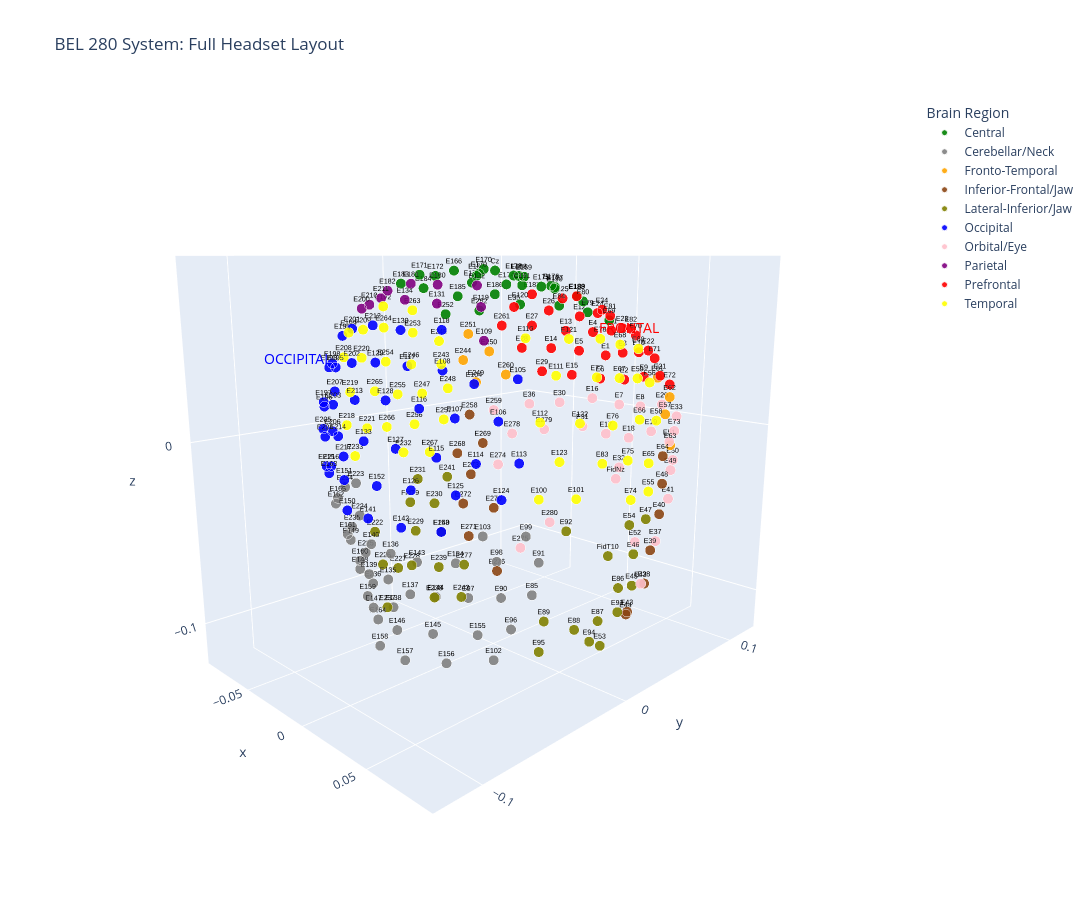

This figure's notebook cell:
### Code cell
# Visualize the full headset
plot_headset_3d(map_df)

### Figure 1 — Plotly figure (JSON) as saved in the notebook; plotly's stock layout.template omitted (floating-point values rounded to 4 significant figures)
{"data": [{"customdata": ["Central", "Central", "Central", "Central", "Central", "Central", "Central", "Central", "Central", "Central", "Central", "Central", "Central", "Central", "Central", "Central", "Central", "Central", "Central", "Central", "Central", "Central", "Central", "Central", "Central", "Central", "Central", "Central", "Central"], "hovertemplate": "<b>%{text}</b><br>Region: %{customdata}<extra></extra>", "marker": {"color": "#008000", "line": {"color": "White", "width": 1}, "opacity": 0.9, "size": 6}, "mode": "markers+text", "name": "Central", "text": ["E69", "E79", "E80", "E84", "E120", "E166", "E167", "E168", "E169", "E170", "E171", "E172", "E173", "E174", "E175", "E176", "E177", "E178", "E179", "E183", "E184", "E185", "E186", "E189", "E190", "E191", "E252", "E262", "Cz"], "textfont": {"color": "black", "family": "Arial", "size": 7}, "type": "scatter3d", "x": [0.05616, 0.05916, 0.04316, 0.05916, 0.05216, -0.01284, -0.01684, 0.001162, 0.01516, 0.007162, -0.02384, -0.03084, -0.02884, -0.01584, 0.001162, 0.01716, 0.03116, 0.02416, 0.01716, -0.04284, -0.04784, -0.04384, -0.03084, 0.03016, 0.04316, 0.04116, -0.05884, -0.04684, 0.000162], "y": [0.02616, 0.005162, 0.02116, -0.01584, -0.03484, -0.01584, 0.004162, 0.01816, 0.007162, -0.01384, -0.02984, -0.01284, 0.01216, 0.02616, 0.03616, 0.02616, 0.01316, -0.009838, -0.02684, -0.02684, -0.006838, 0.01516, 0.03216, 0.03216, -0.000838, -0.02184, 0.01916, 0.03516, 0.001162], "z": [0.06207, 0.06707, 0.07107, 0.07107, 0.07207, 0.08607, 0.08307, 0.08307, 0.08307, 0.08707, 0.08407, 0.08307, 0.07907, 0.07807, 0.07707, 0.07807, 0.07807, 0.08407, 0.08507, 0.07907, 0.07607, 0.07107, 0.07207, 0.07307, 0.07807, 0.08007, 0.06007, 0.06207, 0.08607]}, {"customdata": ["Cerebellar/Neck", "Cerebellar/Neck", "Cerebellar/Neck", "Cerebellar/Neck", "Cerebellar/Neck", "Cerebellar/Neck", "Cerebellar/Neck", "Cerebellar/Neck", "Cerebellar/Neck", "Cerebellar/Neck", "Cerebellar/Neck", "Cerebellar/Neck", "Cerebellar/Neck", "Cerebellar/Neck", "Cerebellar/Neck", "Cerebellar/Neck", "Cerebellar/Neck", "Cerebellar/Neck", "Cerebellar/Neck", "Cerebellar/Neck", "Cerebellar/Neck", "Cerebellar/Neck", "Cerebellar/Neck", "Cerebellar/Neck", "Cerebellar/Neck", "Cerebellar/Neck", "Cerebellar/Neck", "Cerebellar/Neck", "Cerebellar/Neck", "Cerebellar/Neck", "Cerebellar/Neck", "Cerebellar/Neck", "Cerebellar/Neck", "Cerebellar/Neck", "Cerebellar/Neck", "Cerebellar/Neck", "Cerebellar/Neck", "Cerebellar/Neck", "Cerebellar/Neck"], "hovertemplate": "<b>%{text}</b><br>Region: %{customdata}<extra></extra>", "marker": {"color": "#808080", "line": {"color": "White", "width": 1}, "opacity": 0.9, "size": 6}, "mode": "markers+text", "name": "Cerebellar/Neck", "text": ["E85", "E90", "E91", "E96", "E97", "E98", "E99", "E102", "E103", "E135", "E136", "E137", "E138", "E139", "E140", "E143", "E144", "E145", "E146", "E147", "E148", "E149", "E154", "E155", "E156", "E157", "E158", "E159", "E160", "E161", "E162", "E164", "E165", "E223", "E224", "E225", "E234", "E235", "E236"], "textfont": {"color": "black", "family": "Arial", "size": 7}, "type": "scatter3d", "x": [0.06316, 0.05516, 0.06816, 0.05416, 0.04416, 0.05716, 0.06816, 0.04716, 0.05616, 0.002162, 0.01116, 0.01916, 0.003162, -0.01484, -0.006838, 0.02716, 0.03216, 0.02616, 0.003162, -0.01884, -0.03084, -0.02684, 0.04316, 0.04416, 0.03016, 0.005162, -0.02084, -0.03584, -0.04584, -0.04084, -0.03884, -0.04184, -0.05284, -0.07484, -0.06684, -0.05684, -0.06584, -0.05484, -0.05084], "y": [-0.03684, -0.04984, -0.03784, -0.04184, -0.06084, -0.05484, -0.04684, -0.04684, -0.06284, -0.07584, -0.08084, -0.07584, -0.07384, -0.07484, -0.07884, -0.07784, -0.07084, -0.06784, -0.07184, -0.06984, -0.06884, -0.07684, -0.06784, -0.05484, -0.06284, -0.06884, -0.06484, -0.06084, -0.05784, -0.06884, -0.07684, -0.04984, -0.06584, -0.03784, -0.04184, -0.04584, -0.05184, -0.05584, -0.04584], "z": [-0.06493, -0.06493, -0.04693, -0.08393, -0.06493, -0.04493, -0.03193, -0.1009, -0.03093, -0.06293, -0.04593, -0.06593, -0.07793, -0.06493, -0.04593, -0.04693, -0.06493, -0.08693, -0.09093, -0.08593, -0.06793, -0.04893, -0.04593, -0.08593, -0.1029, -0.1079, -0.1099, -0.08693, -0.06993, -0.05093, -0.03193, -0.1059, -0.03393, -0.03493, -0.05193, -0.07093, -0.03293, -0.05293, -0.08793]}, {"customdata": ["Fronto-Temporal", "Fronto-Temporal", "Fronto-Temporal", "Fronto-Temporal", "Fronto-Temporal", "Fronto-Temporal", "Fronto-Temporal", "Fronto-Temporal", "Fronto-Temporal"], "hovertemplate": "<b>%{text}</b><br>Region: %{customdata}<extra></extra>", "marker": {"color": "#FFA500", "line": {"color": "White", "width": 1}, "opacity": 0.9, "size": 6}, "mode": "markers+text", "name": "Fronto-Temporal", "text": ["E57", "E61", "E62", "E63", "E244", "E249", "E250", "E251", "E260"], "textfont": {"color": "black", "family": "Arial", "size": 7}, "type": "scatter3d", "x": [0.07716, 0.07016, 0.06816, 0.07516, -0.07084, -0.07084, -0.06184, -0.06184, -0.06184], "y": [0.04816, 0.05016, 0.06516, 0.05716, 0.04416, 0.05516, 0.05816, 0.04016, 0.07316], "z": [0.01407, 0.03207, 0.02007, -0.003926, 0.03007, 0.01507, 0.03507, 0.04707, 0.01907]}, {"customdata": ["Inferior-Frontal/Jaw", "Inferior-Frontal/Jaw", "Inferior-Frontal/Jaw", "Inferior-Frontal/Jaw", "Inferior-Frontal/Jaw", "Inferior-Frontal/Jaw", "Inferior-Frontal/Jaw", "Inferior-Frontal/Jaw", "Inferior-Frontal/Jaw", "Inferior-Frontal/Jaw", "Inferior-Frontal/Jaw", "Inferior-Frontal/Jaw", "Inferior-Frontal/Jaw", "Inferior-Frontal/Jaw", "Inferior-Frontal/Jaw"], "hovertemplate": "<b>%{text}</b><br>Region: %{customdata}<extra></extra>", "marker": {"color": "#8B4513", "line": {"color": "White", "width": 1}, "opacity": 0.9, "size": 6}, "mode": "markers+text", "name": "Inferior-Frontal/Jaw", "text": ["E38", "E39", "E40", "E43", "E44", "E48", "E64", "E258", "E268", "E269", "E270", "E271", "E272", "E273", "E276"], "textfont": {"color": "black", "family": "Arial", "size": 7}, "type": "scatter3d", "x": [0.06716, 0.07016, 0.07216, 0.05216, 0.06216, 0.07716, 0.08216, -0.07384, -0.07484, -0.06884, -0.06184, -0.06584, -0.07084, -0.07184, -0.05084], "y": [0.05016, 0.05016, 0.05416, 0.05616, 0.04116, 0.04816, 0.04016, 0.05216, 0.04216, 0.05916, 0.06216, 0.04316, 0.04316, 0.05116, 0.05416], "z": [-0.08193, -0.06193, -0.04193, -0.1049, -0.09893, -0.02293, -0.005926, -0.005926, -0.02993, -0.02493, -0.06793, -0.08393, -0.06293, -0.04493, -0.1069]}, {"customdata": ["Lateral-Inferior/Jaw", "Lateral-Inferior/Jaw", "Lateral-Inferior/Jaw", "Lateral-Inferior/Jaw", "Lateral-Inferior/Jaw", "Lateral-Inferior/Jaw", "Lateral-Inferior/Jaw", "Lateral-Inferior/Jaw", "Lateral-Inferior/Jaw", "Lateral-Inferior/Jaw", "Lateral-Inferior/Jaw", "Lateral-Inferior/Jaw", "Lateral-Inferior/Jaw", "Lateral-Inferior/Jaw", "Lateral-Inferior/Jaw", "Lateral-Inferior/Jaw", "Lateral-Inferior/Jaw", "Lateral-Inferior/Jaw", "Lateral-Inferior/Jaw", "Lateral-Inferior/Jaw", "Lateral-Inferior/Jaw", "Lateral-Inferior/Jaw", "Lateral-Inferior/Jaw", "Lateral-Inferior/Jaw", "Lateral-Inferior/Jaw", "Lateral-Inferior/Jaw", "Lateral-Inferior/Jaw", "Lateral-Inferior/Jaw", "Lateral-Inferior/Jaw"], "hovertemplate": "<b>%{text}</b><br>Region: %{customdata}<extra></extra>", "marker": {"color": "#808000", "line": {"color": "White", "width": 1}, "opacity": 0.9, "size": 6}, "mode": "markers+text", "name": "Lateral-Inferior/Jaw", "text": ["FidT9", "FidT10", "E45", "E46", "E47", "E53", "E54", "E86", "E87", "E88", "E89", "E92", "E93", "E94", "E95", "E222", "E226", "E227", "E228", "E229", "E230", "E231", "E237", "E238", "E239", "E240", "E241", "E242", "E277"], "textfont": {"color": "black", "family": "Arial", "size": 7}, "type": "scatter3d", "x": [-0.07584, 0.07516, 0.07316, 0.07416, 0.07616, 0.05716, 0.07816, 0.07616, 0.07216, 0.06916, 0.06216, 0.07616, 0.06816, 0.06316, 0.05816, -0.06884, -0.06084, -0.06684, -0.07084, -0.07484, -0.07384, -0.07784, -0.05384, -0.05684, -0.06484, -0.07084, -0.07484, -0.05284, -0.06084], "y": [0.003162, 0.006162, 0.03016, 0.02916, 0.03616, 0.02516, 0.01916, 0.01416, 0.003162, -0.01184, -0.02684, -0.02784, 0.02516, 0.008162, -0.02584, -0.02984, -0.03084, -0.01484, -0.000838, 0.006162, 0.02116, 0.01116, -0.03384, 0.005162, 0.01616, 0.02416, 0.03316, 0.02416, 0.03416], "z": [-0.05493, -0.05293, -0.07593, -0.05793, -0.03993, -0.1139, -0.03893, -0.07193, -0.08793, -0.08893, -0.08193, -0.03193, -0.09093, -0.1039, -0.09993, -0.06493, -0.08293, -0.09093, -0.09393, -0.07393, -0.05893, -0.04193, -0.1069, -0.1129, -0.09793, -0.07793, -0.04393, -0.1169, -0.09993]}, {"customdata": ["Occipital", "Occipital", "Occipital", "Occipital", "Occipital", "Occipital", "Occipital", "Occipital", "Occipital", "Occipital", "Occipital", "Occipital", "Occipital", "Occipital", "Occipital", "Occipital", "Occipital", "Occipital", "Occipital", "Occipital", "Occipital", "Occipital", "Occipital", "Occipital", "Occipital", "Occipital", "Occipital", "Occipital", "Occipital", "Occipital", "Occipital", "Occipital", "Occipital", "Occipital", "Occipital", "Occipital", "Occipital", "Occipital", "Occipital", "Occipital", "Occipital", "Occipital", "Occipital", "Occipital", "Occipital"], "hovertemplate": "<b>%{text}</b><br>Region: %{customdata}<extra></extra>", "marker": {"color": "#0000FF", "line": {"color": "White", "width": 1}, "opacity": 0.9, "size": 6}, "mode": "markers+text", "name": "Occipital", "text": ["E104", "E105", "E106", "E107", "E108", "E113", "E114", "E115", "E116", "E117", "E118", "E124", "E125", "E126", "E127", "E128", "E129", "E130", "E133", "E141", "E142", "E150", "E151", "E152", "E153", "E163", "E193", "E194", "E195", "E196", "E197", "E198", "E201", "E202", "E203", "E204", "E205", "E206", "E207", "E212", "E213", "E214", "E215", "E216", "E217"], "textfont": {"color": "black", "family": "Arial", "size": 7}, "type": "scatter3d", "x": [0.05416, 0.06716, 0.06416, 0.04916, 0.03916, 0.07016, 0.05716, 0.04216, 0.03216, 0.02216, 0.03116, 0.06416, 0.04916, 0.03116, 0.02216, 0.01316, 0.001162, 0.009162, 0.002162, 0.002162, 0.02216, -0.01884, -0.01184, 0.01116, 0.04016, -0.03184, -0.05284, -0.04984, -0.03684, -0.04684, -0.06384, -0.06584, -0.03284, -0.01884, -0.02884, -0.03984, -0.05784, -0.06984, -0.07484, -0.01184, -0.007838, -0.01984, -0.04884, -0.06084, -0.07184], "y": [-0.06584, -0.05184, -0.06084, -0.07284, -0.07084, -0.05384, -0.06784, -0.07784, -0.07884, -0.07684, -0.06384, -0.05884, -0.07284, -0.08384, -0.08484, -0.08284, -0.07884, -0.06984, -0.08784, -0.08684, -0.08284, -0.08384, -0.08984, -0.08784, -0.07384, -0.08484, -0.06784, -0.06084, -0.07484, -0.07584, -0.06484, -0.05684, -0.06684, -0.07784, -0.08284, -0.08084, -0.06984, -0.05584, -0.04984, -0.06984, -0.08484, -0.08684, -0.07484, -0.06384, -0.04784], "z": [0.03907, 0.04107, 0.02307, 0.02407, 0.04407, 0.004074, 0.004074, 0.006074, 0.02707, 0.04507, 0.06107, -0.01293, -0.01093, -0.009926, 0.008074, 0.02907, 0.04507, 0.06007, 0.009074, -0.02893, -0.02993, -0.02993, -0.01193, -0.01093, -0.02993, -0.01293, 0.03707, 0.05307, 0.03907, 0.01807, 0.01707, 0.03707, 0.05807, 0.04307, 0.02207, 0.004074, 0.004074, -0.0009261, 0.02007, 0.06107, 0.02707, 0.008074, -0.01393, -0.01793, -0.01693]}, {"customdata": ["Orbital/Eye", "Orbital/Eye", "Orbital/Eye", "Orbital/Eye", "Orbital/Eye", "Orbital/Eye", "Orbital/Eye", "Orbital/Eye", "Orbital/Eye", "Orbital/Eye", "Orbital/Eye", "Orbital/Eye", "Orbital/Eye", "Orbital/Eye", "Orbital/Eye", "Orbital/Eye", "Orbital/Eye", "Orbital/Eye", "Orbital/Eye", "Orbital/Eye", "Orbital/Eye", "Orbital/Eye", "Orbital/Eye", "Orbital/Eye", "Orbital/Eye", "Orbital/Eye", "Orbital/Eye"], "hovertemplate": "<b>%{text}</b><br>Region: %{customdata}<extra></extra>", "marker": {"color": "#FFC0CB", "line": {"color": "White", "width": 1}, "opacity": 0.9, "size": 6}, "mode": "markers+text", "name": "Orbital/Eye", "text": ["FidNz", "E7", "E8", "E16", "E17", "E18", "E19", "E20", "E30", "E31", "E32", "E33", "E36", "E37", "E41", "E42", "E49", "E50", "E51", "E52", "E73", "E259", "E274", "E275", "E278", "E279", "E280"], "textfont": {"color": "black", "family": "Arial", "size": 7}, "type": "scatter3d", "x": [0.002162, -0.000838, 0.01616, -0.02084, -0.009838, 0.008162, 0.02616, 0.03516, -0.04084, -0.02684, 0.002162, 0.05416, -0.05484, 0.06316, 0.06616, 0.04816, 0.07016, 0.06216, 0.04616, 0.03516, 0.06616, -0.06684, -0.06384, -0.04784, -0.05984, -0.04784, -0.03384], "y": [0.1082, 0.1132, 0.1122, 0.1112, 0.1122, 0.1122, 0.1102, 0.1072, 0.1022, 0.1092, 0.1112, 0.09416, 0.08816, 0.06516, 0.07116, 0.07416, 0.06616, 0.08016, 0.1002, 0.08516, 0.07416, 0.06716, 0.06816, 0.07316, 0.07716, 0.09516, 0.08616], "z": [-0.04493, 0.002074, 0.003074, 0.004074, -0.01793, -0.01793, -0.01093, 0.007074, 7.394e-05, -0.01493, -0.03793, 0.004074, -0.0009261, -0.06193, -0.03793, -0.09393, -0.01993, -0.01793, -0.01293, -0.07393, 7.394e-05, -0.003926, -0.03993, -0.09493, -0.01993, -0.01793, -0.07693]}, {"customdata": ["Parietal", "Parietal", "Parietal", "Parietal", "Parietal", "Parietal", "Parietal", "Parietal", "Parietal", "Parietal", "Parietal"], "hovertemplate": "<b>%{text}</b><br>Region: %{customdata}<extra></extra>", "marker": {"color": "#800080", "line": {"color": "White", "width": 1}, "opacity": 0.9, "size": 6}, "mode": "markers+text", "name": "Parietal", "text": ["E109", "E119", "E131", "E132", "E134", "E180", "E181", "E182", "E200", "E210", "E211"], "textfont": {"color": "black", "family": "Arial", "size": 7}, "type": "scatter3d", "x": [0.05116, 0.04116, 0.02016, 0.02816, -0.001838, 0.007162, -0.01284, -0.03284, -0.04184, -0.05384, -0.02284], "y": [-0.05684, -0.04884, -0.05684, -0.03884, -0.05784, -0.04484, -0.04484, -0.04384, -0.05384, -0.03984, -0.05584], "z": [0.05707, 0.07107, 0.07207, 0.08007, 0.07307, 0.08007, 0.08007, 0.07607, 0.06707, 0.06807, 0.07307]}, {"customdata": ["Prefrontal", "Prefrontal", "Prefrontal", "Prefrontal", "Prefrontal", "Prefrontal", "Prefrontal", "Prefrontal", "Prefrontal", "Prefrontal", "Prefrontal", "Prefrontal", "Prefrontal", "Prefrontal", "Prefrontal", "Prefrontal", "Prefrontal", "Prefrontal", "Prefrontal", "Prefrontal", "Prefrontal", "Prefrontal", "Prefrontal", "Prefrontal", "Prefrontal", "Prefrontal", "Prefrontal", "Prefrontal", "Prefrontal", "Prefrontal", "Prefrontal", "Prefrontal"], "hovertemplate": "<b>%{text}</b><br>Region: %{customdata}<extra></extra>", "marker": {"color": "#FF0000", "line": {"color": "White", "width": 1}, "opacity": 0.9, "size": 6}, "mode": "markers+text", "name": "Prefrontal", "text": ["E1", "E2", "E3", "E4", "E5", "E6", "E9", "E10", "E11", "E12", "E13", "E14", "E15", "E21", "E22", "E23", "E24", "E25", "E26", "E27", "E28", "E29", "E34", "E35", "E70", "E71", "E72", "E81", "E82", "E187", "E188", "E261"], "textfont": {"color": "black", "family": "Arial", "size": 7}, "type": "scatter3d", "x": [-0.001838, 0.006162, 0.01316, -0.001838, -0.01884, -0.01184, 0.02416, 0.02916, 0.01416, -0.000838, -0.01884, -0.03484, -0.03084, 0.04116, 0.04416, 0.03016, 0.01716, 0.001162, -0.01784, -0.03484, -0.04884, -0.04584, 0.03116, -0.03284, 0.05616, 0.05816, 0.05716, 0.04516, 0.04416, -0.01584, 0.01816, -0.04784], "y": [0.09916, 0.1082, 0.09616, 0.08616, 0.09416, 0.1072, 0.1032, 0.09016, 0.08316, 0.07216, 0.08116, 0.08616, 0.1022, 0.09516, 0.07816, 0.07216, 0.06616, 0.05416, 0.06416, 0.06816, 0.07416, 0.09016, 0.05216, 0.05016, 0.04916, 0.06416, 0.08116, 0.04116, 0.06116, 0.04716, 0.04616, 0.05516], "z": [0.03407, 0.01907, 0.03707, 0.04907, 0.03607, 0.01807, 0.02307, 0.03907, 0.05107, 0.05907, 0.04907, 0.03707, 0.01907, 0.02607, 0.04207, 0.05407, 0.06207, 0.07007, 0.06207, 0.05207, 0.03707, 0.02107, 0.06507, 0.06407, 0.05307, 0.04007, 0.02407, 0.06307, 0.05507, 0.07207, 0.07207, 0.05207]}, {"customdata": ["Temporal", "Temporal", "Temporal", "Temporal", "Temporal", "Temporal", "Temporal", "Temporal", "Temporal", "Temporal", "Temporal", "Temporal", "Temporal", "Temporal", "Temporal", "Temporal", "Temporal", "Temporal", "Temporal", "Temporal", "Temporal", "Temporal", "Temporal", "Temporal", "Temporal", "Temporal", "Temporal", "Temporal", "Temporal", "Temporal", "Temporal", "Temporal", "Temporal", "Temporal", "Temporal", "Temporal", "Temporal", "Temporal", "Temporal", "Temporal", "Temporal", "Temporal", "Temporal", "Temporal", "Temporal", "Temporal", "Temporal", "Temporal"], "hovertemplate": "<b>%{text}</b><br>Region: %{customdata}<extra></extra>", "marker": {"color": "#FFFF00", "line": {"color": "White", "width": 1}, "opacity": 0.9, "size": 6}, "mode": "markers+text", "name": "Temporal", "text": ["E55", "E56", "E58", "E59", "E60", "E65", "E66", "E67", "E68", "E74", "E75", "E76", "E77", "E78", "E83", "E100", "E101", "E110", "E111", "E112", "E121", "E122", "E123", "E192", "E199", "E208", "E209", "E218", "E219", "E220", "E221", "E232", "E233", "E243", "E245", "E246", "E247", "E248", "E253", "E254", "E255", "E256", "E257", "E263", "E264", "E265", "E266", "E267"], "textfont": {"color": "black", "family": "Arial", "size": 7}, "type": "scatter3d", "x": [0.08116, 0.07716, 0.08416, 0.08116, 0.06816, 0.08616, 0.08616, 0.08316, 0.07316, 0.08416, 0.08816, 0.08616, 0.08316, 0.07516, 0.08616, 0.07316, 0.08016, 0.06316, 0.07616, 0.07516, 0.07216, 0.08216, 0.07816, -0.06384, -0.06384, -0.07784, -0.07384, -0.07884, -0.08284, -0.08284, -0.08384, -0.08384, -0.07884, -0.07684, -0.07184, -0.08284, -0.08384, -0.07884, -0.07484, -0.08484, -0.08684, -0.08584, -0.08084, -0.06384, -0.07684, -0.08584, -0.08684, -0.07984], "y": [0.03016, 0.03316, 0.03016, 0.01716, 0.03516, 0.02216, 0.01316, 0.000162, 0.01316, 0.01116, 0.002162, -0.007838, -0.01684, -0.004838, -0.01484, -0.04384, -0.02584, -0.04284, -0.03684, -0.04584, -0.02384, -0.02684, -0.03584, -0.02284, -0.04684, -0.04084, -0.02984, -0.03984, -0.03384, -0.02484, -0.02184, 0.005162, -0.03484, 0.03116, 0.02516, 0.01216, 0.02116, 0.03816, 0.007162, -0.005838, 0.004162, 0.01616, 0.03616, -0.001838, -0.01284, -0.01384, -0.004838, 0.02316], "z": [-0.02293, 0.03207, 0.01407, 0.03607, 0.04807, -0.005926, 0.01707, 0.03807, 0.05207, -0.02293, -0.0009261, 0.01707, 0.04007, 0.05607, 7.394e-05, -0.01393, -0.01593, 0.05807, 0.04207, 0.02207, 0.05707, 0.02007, 0.003074, 0.06607, 0.05307, 0.03807, 0.05307, -0.0009261, 0.01707, 0.03607, -0.005926, -0.02493, -0.01993, 0.02807, 0.04307, 0.02907, 0.01007, 0.01207, 0.04907, 0.03207, 0.01107, -0.008926, -0.007926, 0.06307, 0.05307, 0.01507, -0.007926, -0.02693]}], "layout": {"height": 900, "legend": {"title": {"text": "Brain Region"}}, "scene": {"annotations": [{"font": {"color": "red", "size": 14}, "showarrow": false, "text": "FRONTAL", "x": 0, "y": 0.12, "z": 0.05}, {"font": {"color": "blue", "size": 14}, "showarrow": false, "text": "OCCIPITAL", "x": 0, "y": -0.12, "z": 0.05}], "aspectmode": "data", "camera": {"eye": {"x": 1.5, "y": -1.5, "z": 0.5}}}, "title": {"text": "BEL 280 System: Full Headset Layout"}, "width": 1200}}
